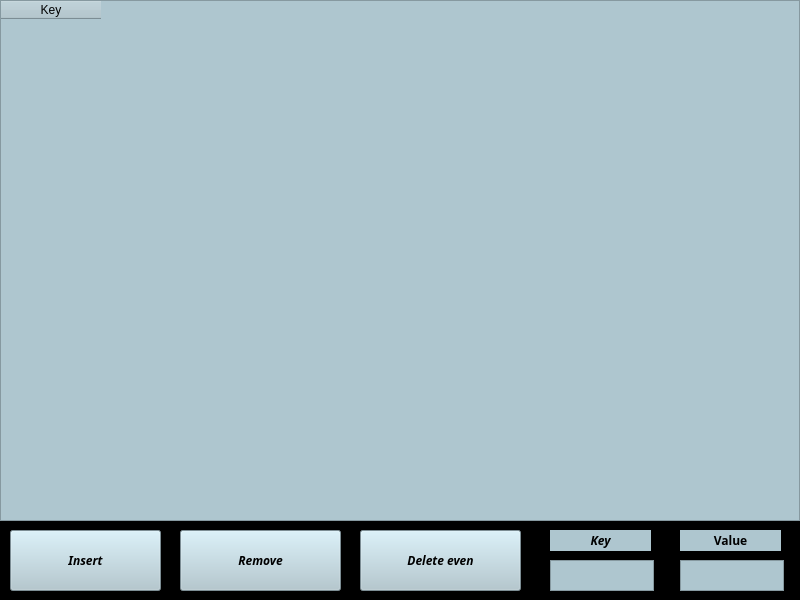
<?xml version="1.0" encoding="UTF-8"?>
<ui version="4.0">
 <class>MainWindow</class>
 <widget class="QMainWindow" name="MainWindow">
  <property name="geometry">
   <rect>
    <x>0</x>
    <y>0</y>
    <width>800</width>
    <height>600</height>
   </rect>
  </property>
  <property name="minimumSize">
   <size>
    <width>800</width>
    <height>600</height>
   </size>
  </property>
  <property name="maximumSize">
   <size>
    <width>800</width>
    <height>600</height>
   </size>
  </property>
  <property name="windowTitle">
   <string>MainWindow</string>
  </property>
  <property name="styleSheet">
   <string notr="true">background-color:black</string>
  </property>
  <widget class="QWidget" name="centralwidget">
   <widget class="QTableWidget" name="tableWidget">
    <property name="geometry">
     <rect>
      <x>0</x>
      <y>0</y>
      <width>800</width>
      <height>521</height>
     </rect>
    </property>
    <property name="font">
     <font>
      <family>Waree</family>
      <weight>75</weight>
      <italic>true</italic>
      <bold>true</bold>
     </font>
    </property>
    <property name="styleSheet">
     <string notr="true">background-color:#AEC6CF</string>
    </property>
    <attribute name="horizontalHeaderMinimumSectionSize">
     <number>100</number>
    </attribute>
    <attribute name="verticalHeaderMinimumSectionSize">
     <number>100</number>
    </attribute>
    <attribute name="verticalHeaderDefaultSectionSize">
     <number>100</number>
    </attribute>
    <column>
     <property name="text">
      <string>Key</string>
     </property>
    </column>
   </widget>
   <widget class="QPushButton" name="pushButton">
    <property name="geometry">
     <rect>
      <x>360</x>
      <y>530</y>
      <width>161</width>
      <height>61</height>
     </rect>
    </property>
    <property name="font">
     <font>
      <family>Waree</family>
      <weight>75</weight>
      <italic>true</italic>
      <bold>true</bold>
     </font>
    </property>
    <property name="styleSheet">
     <string notr="true">background-color:#AEC6CF</string>
    </property>
    <property name="text">
     <string>Delete even</string>
    </property>
   </widget>
   <widget class="QPushButton" name="pushButton_2">
    <property name="geometry">
     <rect>
      <x>10</x>
      <y>530</y>
      <width>151</width>
      <height>61</height>
     </rect>
    </property>
    <property name="font">
     <font>
      <family>Waree</family>
      <weight>75</weight>
      <italic>true</italic>
      <bold>true</bold>
     </font>
    </property>
    <property name="styleSheet">
     <string notr="true">background-color:#AEC6CF</string>
    </property>
    <property name="text">
     <string>Insert</string>
    </property>
   </widget>
   <widget class="QPushButton" name="pushButton_3">
    <property name="geometry">
     <rect>
      <x>180</x>
      <y>530</y>
      <width>161</width>
      <height>61</height>
     </rect>
    </property>
    <property name="font">
     <font>
      <family>Waree</family>
      <weight>75</weight>
      <italic>true</italic>
      <bold>true</bold>
     </font>
    </property>
    <property name="styleSheet">
     <string notr="true">background-color:#AEC6CF</string>
    </property>
    <property name="text">
     <string>Remove</string>
    </property>
   </widget>
   <widget class="QTextEdit" name="textEdit">
    <property name="geometry">
     <rect>
      <x>550</x>
      <y>560</y>
      <width>104</width>
      <height>31</height>
     </rect>
    </property>
    <property name="styleSheet">
     <string notr="true">background-color:#AEC6CF</string>
    </property>
   </widget>
   <widget class="QTextEdit" name="textEdit_2">
    <property name="geometry">
     <rect>
      <x>680</x>
      <y>560</y>
      <width>104</width>
      <height>31</height>
     </rect>
    </property>
    <property name="styleSheet">
     <string notr="true">background-color:#AEC6CF</string>
    </property>
   </widget>
   <widget class="QLabel" name="label">
    <property name="geometry">
     <rect>
      <x>550</x>
      <y>530</y>
      <width>101</width>
      <height>21</height>
     </rect>
    </property>
    <property name="font">
     <font>
      <family>Waree</family>
      <weight>75</weight>
      <italic>true</italic>
      <bold>true</bold>
     </font>
    </property>
    <property name="styleSheet">
     <string notr="true">background-color:#AEC6CF</string>
    </property>
    <property name="text">
     <string>Key</string>
    </property>
    <property name="alignment">
     <set>Qt::AlignCenter</set>
    </property>
   </widget>
   <widget class="QLabel" name="label_2">
    <property name="geometry">
     <rect>
      <x>680</x>
      <y>530</y>
      <width>101</width>
      <height>21</height>
     </rect>
    </property>
    <property name="font">
     <font>
      <family>Waree</family>
      <weight>75</weight>
      <bold>true</bold>
     </font>
    </property>
    <property name="styleSheet">
     <string notr="true">background-color:#AEC6CF</string>
    </property>
    <property name="text">
     <string>Value</string>
    </property>
    <property name="alignment">
     <set>Qt::AlignCenter</set>
    </property>
   </widget>
  </widget>
 </widget>
 <resources/>
 <connections/>
</ui>
